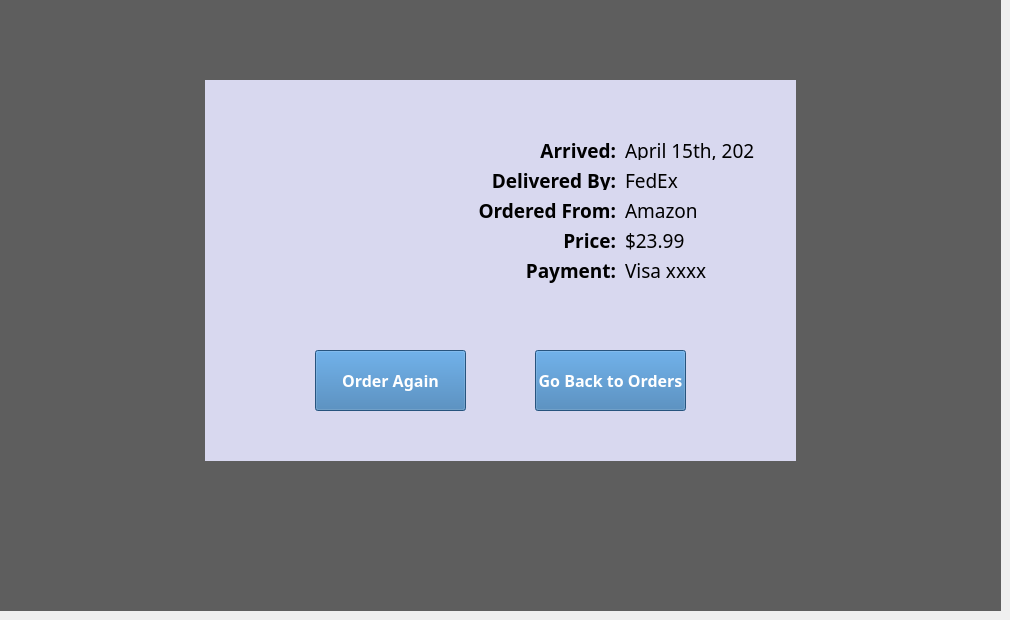
    <widget class="QWidget" name="page_2">
     <widget class="QWidget" name="orderdetailsdimbackg_2" native="true">
      <property name="geometry">
       <rect>
        <x>0</x>
        <y>0</y>
        <width>1001</width>
        <height>611</height>
       </rect>
      </property>
      <property name="styleSheet">
       <string notr="true">background-color: rgba(0, 0, 0, 155);</string>
      </property>
      <widget class="QWidget" name="deliveredorderdetails" native="true">
       <property name="geometry">
        <rect>
         <x>205</x>
         <y>80</y>
         <width>591</width>
         <height>381</height>
        </rect>
       </property>
       <property name="styleSheet">
        <string notr="true">
background-color: rgba(216, 216, 239, 255);</string>
       </property>
       <widget class="QLabel" name="expected_arrival_pre_2">
        <property name="geometry">
         <rect>
          <x>250</x>
          <y>50</y>
          <width>161</width>
          <height>41</height>
         </rect>
        </property>
        <property name="font">
         <font>
          <family>Glacial Indifference</family>
          <weight>75</weight>
          <bold>true</bold>
         </font>
        </property>
        <property name="text">
         <string>&lt;html&gt;&lt;head/&gt;&lt;body&gt;&lt;p align=&quot;right&quot;&gt;&lt;span style=&quot; font-size:14pt;&quot;&gt;Arrived:&lt;/span&gt;&lt;/p&gt;&lt;/body&gt;&lt;/html&gt;</string>
        </property>
       </widget>
       <widget class="QLabel" name="delivered_by_post_2">
        <property name="geometry">
         <rect>
          <x>280</x>
          <y>80</y>
          <width>131</width>
          <height>41</height>
         </rect>
        </property>
        <property name="font">
         <font>
          <family>Glacial Indifference</family>
         </font>
        </property>
        <property name="text">
         <string>&lt;html&gt;&lt;head/&gt;&lt;body&gt;&lt;p align=&quot;right&quot;&gt;&lt;span style=&quot; font-size:14pt; font-weight:600;&quot;&gt;Delivered By:&lt;/span&gt;&lt;/p&gt;&lt;/body&gt;&lt;/html&gt;</string>
        </property>
       </widget>
       <widget class="QLabel" name="ordered_from_pre_2">
        <property name="geometry">
         <rect>
          <x>270</x>
          <y>110</y>
          <width>141</width>
          <height>41</height>
         </rect>
        </property>
        <property name="font">
         <font>
          <family>Glacial Indifference</family>
         </font>
        </property>
        <property name="text">
         <string>&lt;html&gt;&lt;head/&gt;&lt;body&gt;&lt;p align=&quot;right&quot;&gt;&lt;span style=&quot; font-size:14pt; font-weight:600;&quot;&gt;Ordered From:&lt;/span&gt;&lt;/p&gt;&lt;/body&gt;&lt;/html&gt;</string>
        </property>
       </widget>
       <widget class="QLabel" name="price_pre_2">
        <property name="geometry">
         <rect>
          <x>320</x>
          <y>140</y>
          <width>91</width>
          <height>41</height>
         </rect>
        </property>
        <property name="font">
         <font>
          <family>Glacial Indifference</family>
         </font>
        </property>
        <property name="text">
         <string>&lt;html&gt;&lt;head/&gt;&lt;body&gt;&lt;p align=&quot;right&quot;&gt;&lt;span style=&quot; font-size:14pt; font-weight:600;&quot;&gt;Price:&lt;/span&gt;&lt;/p&gt;&lt;/body&gt;&lt;/html&gt;</string>
        </property>
       </widget>
       <widget class="QLabel" name="payment_pre_2">
        <property name="geometry">
         <rect>
          <x>320</x>
          <y>170</y>
          <width>91</width>
          <height>41</height>
         </rect>
        </property>
        <property name="font">
         <font>
          <family>Glacial Indifference</family>
         </font>
        </property>
        <property name="text">
         <string>&lt;html&gt;&lt;head/&gt;&lt;body&gt;&lt;p align=&quot;right&quot;&gt;&lt;span style=&quot; font-size:14pt; font-weight:600;&quot;&gt;Payment:&lt;/span&gt;&lt;/p&gt;&lt;/body&gt;&lt;/html&gt;</string>
        </property>
       </widget>
       <widget class="QLabel" name="expected_arrival_value_2">
        <property name="geometry">
         <rect>
          <x>420</x>
          <y>50</y>
          <width>131</width>
          <height>41</height>
         </rect>
        </property>
        <property name="font">
         <font>
          <family>Glacial Indifference</family>
          <pointsize>14</pointsize>
         </font>
        </property>
        <property name="text">
         <string>April 15th, 2021</string>
        </property>
       </widget>
       <widget class="QLabel" name="delivered_by_value_2">
        <property name="geometry">
         <rect>
          <x>420</x>
          <y>80</y>
          <width>131</width>
          <height>41</height>
         </rect>
        </property>
        <property name="font">
         <font>
          <family>Glacial Indifference</family>
          <pointsize>14</pointsize>
         </font>
        </property>
        <property name="text">
         <string>FedEx</string>
        </property>
       </widget>
       <widget class="QLabel" name="ordered_from_value_2">
        <property name="geometry">
         <rect>
          <x>420</x>
          <y>110</y>
          <width>131</width>
          <height>41</height>
         </rect>
        </property>
        <property name="font">
         <font>
          <family>Glacial Indifference</family>
          <pointsize>14</pointsize>
         </font>
        </property>
        <property name="text">
         <string>Amazon</string>
        </property>
       </widget>
       <widget class="QLabel" name="price_value_2">
        <property name="geometry">
         <rect>
          <x>420</x>
          <y>140</y>
          <width>131</width>
          <height>41</height>
         </rect>
        </property>
        <property name="font">
         <font>
          <family>Glacial Indifference</family>
          <pointsize>14</pointsize>
         </font>
        </property>
        <property name="text">
         <string>$23.99</string>
        </property>
       </widget>
       <widget class="QLabel" name="payment_value_2">
        <property name="geometry">
         <rect>
          <x>420</x>
          <y>170</y>
          <width>131</width>
          <height>41</height>
         </rect>
        </property>
        <property name="font">
         <font>
          <family>Glacial Indifference</family>
          <pointsize>14</pointsize>
         </font>
        </property>
        <property name="text">
         <string>Visa xxxx</string>
        </property>
       </widget>
       <widget class="QLabel" name="delivered_item_pic">
        <property name="geometry">
         <rect>
          <x>70</x>
          <y>60</y>
          <width>151</width>
          <height>131</height>
         </rect>
        </property>
        <property name="text">
         <string/>
        </property>
        <property name="pixmap">
         <pixmap>logitechwebcam.png</pixmap>
        </property>
        <property name="scaledContents">
         <bool>true</bool>
        </property>
       </widget>
       <widget class="QPushButton" name="orderagainbutton_3">
        <property name="geometry">
         <rect>
          <x>110</x>
          <y>270</y>
          <width>151</width>
          <height>61</height>
         </rect>
        </property>
        <property name="font">
         <font>
          <family>Glacial Indifference</family>
          <pointsize>12</pointsize>
          <weight>75</weight>
          <bold>true</bold>
         </font>
        </property>
        <property name="styleSheet">
         <string notr="true">background-color: rgb(54, 118, 176);
color: rgb(255, 255, 255);</string>
        </property>
        <property name="text">
         <string>Order Again</string>
        </property>
       </widget>
       <widget class="QPushButton" name="gobacktoorders_3">
        <property name="geometry">
         <rect>
          <x>330</x>
          <y>270</y>
          <width>151</width>
          <height>61</height>
         </rect>
        </property>
        <property name="font">
         <font>
          <family>Glacial Indifference</family>
          <pointsize>12</pointsize>
          <weight>75</weight>
          <bold>true</bold>
         </font>
        </property>
        <property name="styleSheet">
         <string notr="true">background-color: rgb(54, 118, 176);
color: rgb(255, 255, 255);</string>
        </property>
        <property name="text">
         <string>Go Back to Orders</string>
        </property>
       </widget>
      </widget>
     </widget>
    </widget>
